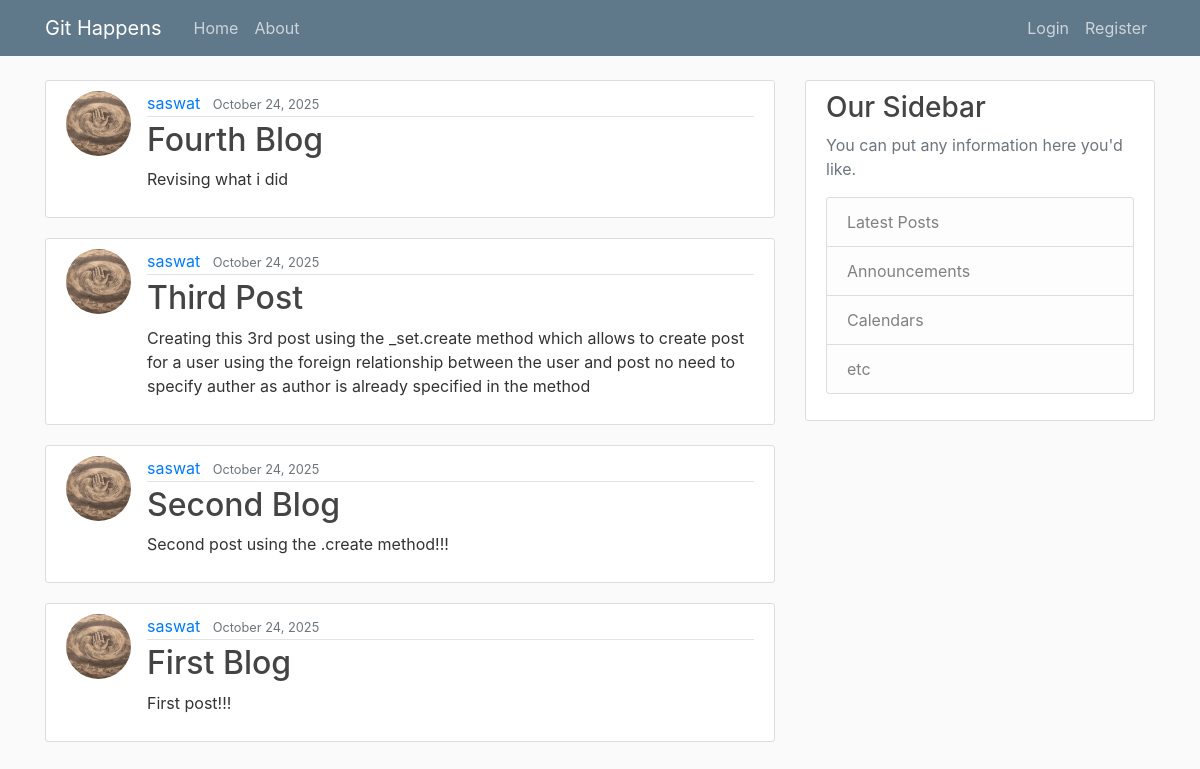
The app's page /, older data.
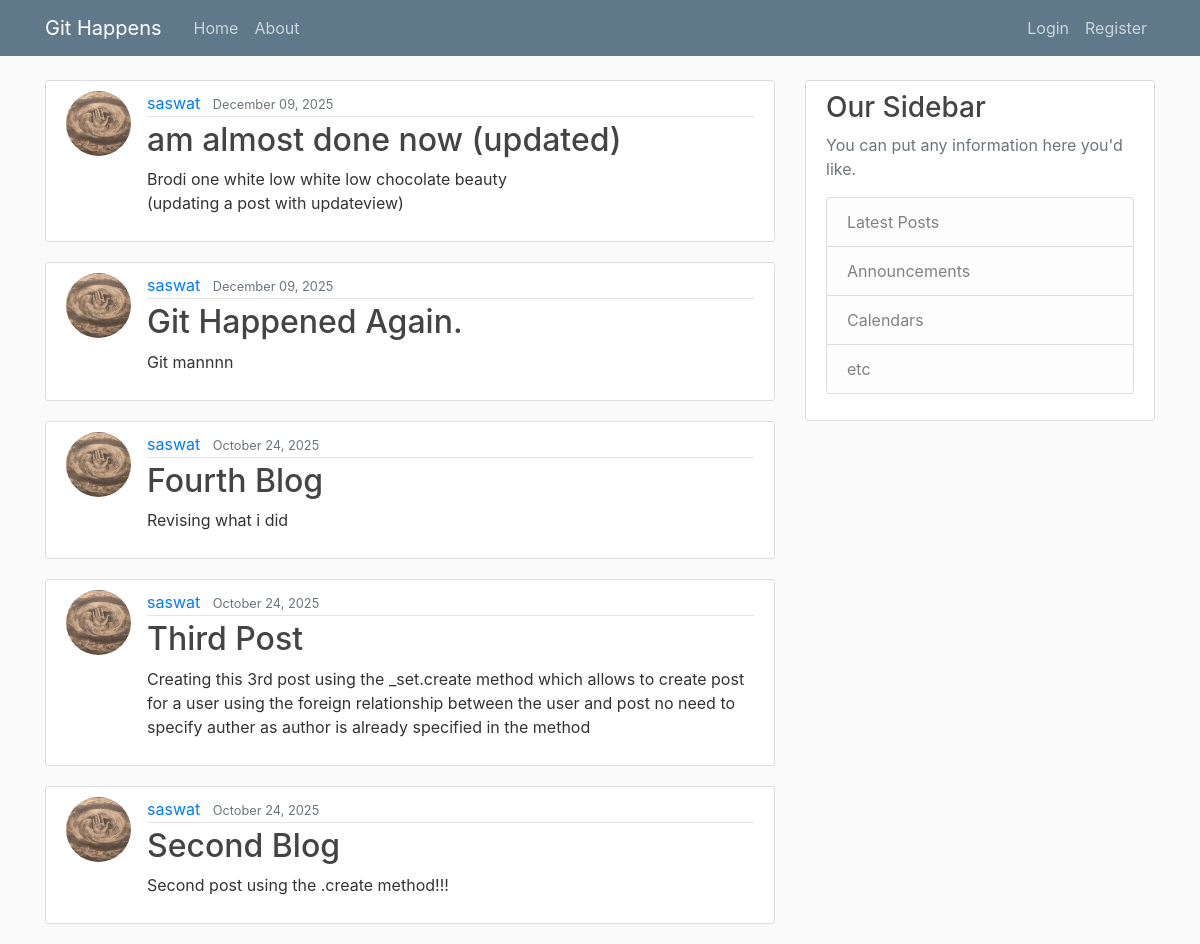
The same page, newer data.
### blog/models.py (models this page shows, shortened)
class Post(models.Model):
    title =models.CharField(max_length=100)
    content=models.TextField()
    date_posted=models.DateTimeField(default=timezone.now)
    author= models.ForeignKey(User,on_delete=models.CASCADE) #what cascade does is when you delete the user, it deletes all its relative data, posts and etc.

### users/models.py (models this page shows, shortened)
class Profile(models.Model): # Create a Profile model that extends the existing User model (inheritance)
    user=models.OneToOneField(User, on_delete=models.CASCADE)  # Creating a one-to-one relationship with the User model
    image=models.ImageField(default='default.jpg',upload_to="profile_picture") # Add an image field for profile pictures

### blog/views.py (the view)
# urls.py: path('', PostListView.as_view(), name='blog-home'),
class PostListView(ListView):
    model=Post #tells the class what model to query for the listview
    template_name='blog/home.html'
    context_object_name='posts'
    ordering=['-date_posted'] #auto arranges the objects by date_posted in ascendiing order, for descending, put minus in front of date_posted
    paginate_by=5

### blog/templates/blog/home.html
{%extends "blog/base.html"%}
{%block content%}
    {% for post in posts %}
    <article class="media content-section">
      <img class="rounded-circle article-img"  src="{{post.author.profile.image.url}}">
        <div class="media-body">
          <div class="article-metadata">
            <a class="mr-2" href="#">{{ post.author }}</a>
            <small class="text-muted">{{ post.date_posted|date:"F d, Y" }}</small>
          </div>
          <h2><a class="article-title" href="{% url 'post-detail' post.id%}">{{ post.title }}</a></h2>
          <p class="article-content">{{ post.content }}</p>
        </div>
      </article>
    {% endfor %}
{%endblock content%}

### blog/templates/blog/base.html (shortened to what this page needs)
{%load static%}
<html>
<head>
    <link rel="stylesheet" href="https://cdn.jsdelivr.net/npm/bootstrap@4.0.0/dist/css/bootstrap.min.css">
    <link rel="stylesheet" type="text/css" href="{%static 'blog/main.css'%}">
</head>
<body>
    <header class="site-header">
        <nav class="navbar navbar-expand-md navbar-dark bg-steel fixed-top">
          <div class="container">
            <a class="navbar-brand mr-4" href="{%url 'blog-home'%}">Git Happens</a>
            <div class="collapse navbar-collapse" id="navbarToggle">
              <div class="navbar-nav mr-auto">
                <a class="nav-item nav-link" href="{%url 'blog-home'%}">Home</a>
                <a class="nav-item nav-link" href="{%url 'blog-about'%}">About</a>
              </div>
              <div class="navbar-nav">
                {%if user.is_authenticated%}
                <a class="nav-item nav-link" href="{%url 'post-create'%}">New Post</a>
                <a class="nav-item nav-link" href="{%url 'profile'%}">Profile</a>
                  <form action="{% url 'logout' %}" method="post">
                    {% csrf_token %}
                    <button type="submit" class="btn btn-outline-light">Logout</button>
                  </form>
                {%else%}
                  <a class="nav-item nav-link" href="{%url 'login'%}">Login</a>
                  <a class="nav-item nav-link" href="{%url 'register'%}">Register</a>
                {%endif%}
              </div>
            </div>
          </div>
        </nav>
      </header>
      <main role="main" class="container">
        <div class="row">
          <div class="col-md-8">
            {% block content %}{% endblock %}
          </div>
          <div class="col-md-4">
            <div class="content-section">
              <h3>Our Sidebar</h3>
              <p class='text-muted'>You can put any information here you'd like.
                <ul class="list-group">
                  <li class="list-group-item list-group-item-light">Latest Posts</li>
                  <li class="list-group-item list-group-item-light">Announcements</li>
                  <li class="list-group-item list-group-item-light">Calendars</li>
                  <li class="list-group-item list-group-item-light">etc</li>
                </ul>
              </p>
            </div>
          </div>
        </div>
      </main>
</body>
</html>

### blog/static/blog/main.css (style rules this page uses)
body { background: #fafafa; color: #333333; margin-top: 5rem; }
h1, h2, h3, h4, h5, h6 { color: #444444; }
ul { margin: 0; }
.bg-steel { background-color: #5f788a; }
.site-header .navbar-nav .nav-link { color: #cbd5db; }
.content-section { background: #ffffff; padding: 10px 20px; border: 1px solid #dddddd; border-radius: 3px; margin-bottom: 20px; }
.article-title { color: #444444; }
.article-content { white-space: pre-line; }
.article-img { height: 65px; width: 65px; margin-right: 16px; }
.article-metadata { padding-bottom: 1px; margin-bottom: 4px; border-bottom: 1px solid #e3e3e3 }

Row changes from the older to the newer data that the page shows:
no longer on this page (row unchanged): Post: author.profile.image (picture), author "saswat", date_posted "October 24, 2025", title "First Blog", content "First post!!!"
added Post: author.profile.image (picture), author "saswat", date_posted "December 09, 2025", title "am almost done now (updated)", content "Brodi one white low white low chocolate beauty (updating a post with updateview)"
added Post: author.profile.image (picture), author "saswat", date_posted "December 09, 2025", title "Git Happened Again.", content "Git mannnn"
